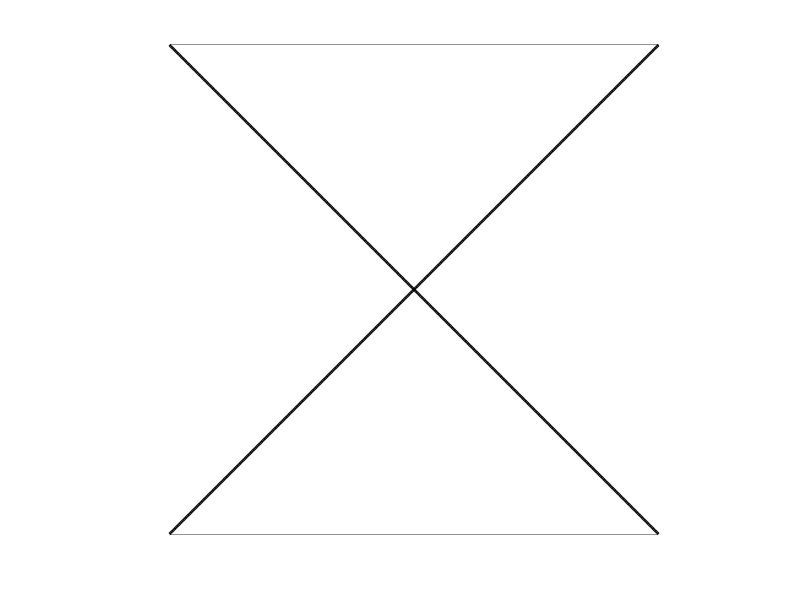

Write MATLAB code to recreate this figure. (Note: this script raises an error after producing the figure.)
% Extra material for the paper
% General construction and classes of explicit L1-optimal couplings
% by G. Puccetti ane L. Rüschendorf

% This code approximates the trasportation cost given by the coupling described
% in the paper in the case B in Table 6.1,

% The parameters of the following code are calibrated to the specific case
% Code might not properly work and might require adjustements if applied to a different example

% auxiliary files needed: condition2.m /condition3.m /condition4.m

%this version seems to be obsolete and replaced by new_unbounded_case

%results
%0.748175684240197 with M=4 and resol=500 points

clear;

%%% NUMBER OF TRANSPORTATION RAYS (the more the rays the more accurate
%%% the final estimate the more time consuming the code)

%resol=number of transportation rays and resolution of the integration grid
resol=500;
% Gaussian distribution will be restricted to [0,M]^2
M=4;
%%% INPUTS: COVARIANCE MATRICES of the two Gaussian measures %%%
%   (mean vectors are assumed to be null)
mux = [0 0];
muy = [0 0];
global xdiag SX SY sx sy d1 d2 int1 int2 s1 s0 delta1 delta2;
%upperbound for numerical integrals 
MMM=10;
%covariance matrix of X,Y. They must be invertible.
SX = [1 -0.4; -0.4 1];
SY = [1 0.8; 0.8 1];
%determinants of covariance matrices
dx=det(SX);
dy=det(SY);
%check that the two covariance matrices imply reduced measures with
%unbounded domains
if prod(eig(inv(SY)-inv(SX)))>=0
error('Covariance matrices correspond to the bounded case. Please use the other code Gaussain_ bounded_case.');
      return;
end
%Compute the rotation which is necessary to 
%make the domains A and B of the reduced densities symmetric wrt 
%to the sectors 
V=(SX(2,2)-SX(1,1))/dx-(SY(2,2)-SY(1,1))/dy;
W=SY(1,2)/dy-SX(1,2)/dx;
%varrho=rotation angle (if angle is 0 no rotation is needed)
varrho=atan(V/2/W)/2;
%definition of rotation matrix
D=[cos(varrho) -sin(varrho); sin(varrho) cos(varrho)];
%new covariance matrices after rotation
SX=D*SX*transpose(D);
SY=D*SY*transpose(D);
%correlation parameters to be used in the density formulas
sx=SX(1,2)/sqrt(SX(1,1)*SX(2,2));
sy=SY(1,2)/sqrt(SY(1,1)*SY(2,2));

%%% %%% %%% PLOT OF THE DOMAIN OF THE REDUCED DENSITIES %%% %%% %%% %%% 
%grid parameter
NN=400;
u=linspace(-M,M,NN);
v=linspace(-M,M,NN);
fun=zeros([NN NN]);
%ddif=difference between the densities of the two original distributions
ddif= @(x,y) max(0,(mvnpdf([x,y],[],SX)-mvnpdf([x,y],[],SY)));
for i=1:NN
    for j=1:NN
    x=u(i);
    y=v(j);
    fun(i,j) =ddif(x,y);
    if fun(i,j)>0
        fun(i,j)=200;
    end
    if fun(i,j)==0
        fun(i,j)=500;
    end
    end
end
figure(1);
plot(30:30, 'k.-','MarkerSize',5), axis([-M M -M M]);
hold on
image([-M,M],[-M,M],fun)
colormap gray
% plot the two diagonals
hold on
plot(u,u,'k','LineWidth',2)
hold on
plot(u,-u,'k','LineWidth',2)
xticks([]);
yticks([]);
axis square
hold on;
%%% %%% %%% %%% %%% %%% %%% %%% %%% %%% %%% %%% %%% %%% %%% %%% %%% %%%

%%% %%% %%% %%% TRANSPORTATION RAYS AND TOTAL COST %%% %%% %%% %%% %%% %%% %%% 

% Optimal transportation rays are identified by dividing sector S1 
% into many slices so that each slice has the same probability according to
% the two (reduced) measures
 
% identification of one point on the main diagonal (x,x)
% between epsilon and M (choosing epsilon=0 might cause singularities)
epsilon=0.008; 
%rays starting points on the main diagonal
xt=linspace(epsilon,M-epsilon,resol);
deltaxt=xt(2)-xt(1);
%auxiliary vectors/parameters
dir1=linspace(0,0,resol);
dir2=linspace(0,0,resol);
slope=linspace(0,0,resol);
upp=linspace(0,0,resol);
ddd=linspace(0,0,resol);
cost=zeros((resol-1),(resol-1));

%bounds on the optimal direction angle of the ray starting from (x,x)
eps=0.00000001;
lowerbound=5/4*pi+eps;
upperbound=7/4*pi-eps;
%first we find all optimal directions corresponding to each slice (and each
%xdiag)

% for t=11:11
%     xdiag=xt(t);
% xtt=linspace(lowerbound,upperbound,100);
% xzt=linspace(0,0,100);
% yzt=linspace(0,0,100);
% for i=1:100
%     yzt(i)=condition2(xtt(i));
% end
% plot(xtt,yzt,xtt,xzt);
% hold on;
% end

for t=1:resol
    t
%starting point on the main diagonal
xdiag=xt(t);
%lowerbound=5/4*pi+eps;
%upperbound=7/4*pi-eps;
%we check whether root is between lowerbound and upperbound
%if condition2(lowerbound)*condition2(upperbound)<0

%computation of direction of optimal transport
rho_0=fzero(@condition2,[lowerbound,upperbound]);
%else
    %eps=0.0000001
    %lowerbound=5/4*pi+eps;
%upperbound=7/4*pi-eps;
%rho_0=fzero(@condition2,[lowerbound,upperbound]);
%otherwise we change the bounds
% lowerbound=7/4*pi+eps;
% upperbound=9/4*pi-eps;
% rho_0=fzero(@condition2,[lowerbound,upperbound]);
%rho_0=fzero(@condition2,7/4*pi+eps);
%end
dir1(t)=cos(rho_0);
dir2(t)=sin(rho_0);
upp(t)=-2*xdiag/(dir1(t)+dir2(t));
%compute new lowerbound for next iteration
%y=xdiag-2*xdiag*dir1(t)/(dir1(t)+dir2(t));
%ang=atan((-y-xt(t+1))/(y-xt(t+1)));
%lowerbound=(ang>0)*(ang+pi)+(ang<0)*(ang+2*pi)
end
%max values of all upp (for defintiion of  the second coordinate of trapz grid)
%mupp=max(upp);

%%%% OPTIONAL: PLOT OPTIMAL TRANSPORTATION RAY AND SHOW
%%%% THAT NECESSARY CONDITION IS SATISFIED IN THE LIMIT OF RESOL->INF
s0b=linspace(0,0,(resol-1));
%calculation of s_0 boundary points for each point chosen on the diagonal
for t=1:(resol-1)
%point on the upper diagonal
xdiag=xt(t);
%recall directions
d1=dir1(t);
d2=dir2(t);
%calculation of boundary point s_0
s0b(t)=fzero(@condition3,[0,MMM]);
plot(xdiag+s0b(t)*d1,xdiag+s0b(t)*d2,'ko');
end
s0max=max(s0b);
figure(1);
for t=1:(resol-1)
%print t to know code advance
t
%point on the upper diagonal
xdiag=xt(t);
%recall optimal directions previously computed
d1=dir1(t);
d2=dir2(t);
%discrete derivative of the two directions in t
delta1=(dir1(t+1)-dir1(t))/deltaxt;
delta2=(dir2(t+1)-dir2(t))/deltaxt;
upp=-2*xdiag/(d1+d2);
%functions for conditional densities
f1 = @(u) (abs(d2-d1+u*(delta1*d2-delta2*d1)).*(1/(2*pi*sqrt(SX(1,1)*SX(2,2)*(1-sx^2)))).*(exp((-1/(2*(1-sx^2))).*((xdiag+u.*d1).^2/SX(1,1)+(xdiag+u.*d2).^2/SX(2,2)-2.*sx.*((xdiag+u.*d1)/sqrt(SX(1,1))).*((xdiag+u.*d2)/sqrt(SX(2,2)))))));
f2 = @(u) (abs(d2-d1+u*(delta1*d2-delta2*d1)).*(1/(2*pi*sqrt(SY(1,1)*SY(2,2)*(1-sy^2)))).*(exp((-1/(2*(1-sy^2))).*((xdiag+u.*d1).^2/SY(1,1)+(xdiag+u.*d2).^2/SY(2,2)-2.*sy.*((xdiag+u.*d1)/sqrt(SY(1,1))).*((xdiag+u.*d2)/sqrt(SY(2,2)))))));
%densities of the two measures
den1 = @(u) (1/(2*pi*sqrt(SX(1,1)*SX(2,2)*(1-sx^2)))).*(exp((-1/(2*(1-sx^2))).*((xdiag+u.*d1).^2/SX(1,1)+(xdiag+u.*d2).^2/SX(2,2)-2.*sx.*((xdiag+u.*d1)/sqrt(SX(1,1))).*((xdiag+u.*d2)/sqrt(SX(2,2))))));
den2 = @(u) (1/(2*pi*sqrt(SY(1,1)*SY(2,2)*(1-sy^2)))).*(exp((-1/(2*(1-sy^2))).*((xdiag+u.*d1).^2/SY(1,1)+(xdiag+u.*d2).^2/SY(2,2)-2.*sy.*((xdiag+u.*d1)/sqrt(SY(1,1))).*((xdiag+u.*d2)/sqrt(SY(2,2))))));
%densities of the two reduced measures
den1r = @(u) max((den1(u)-den2(u)),0);
den2r = @(u) max((den2(u)-den1(u)),0);
%conditional densities for the reduced measures
g1 = @(u) max((f1(u)-f2(u)),0);
g2 = @(u) max((f2(u)-f1(u)),0);
%corresponding integrals and their difference 
int1 = integral(g1,0,upp);
int2 = integral(g2,0,upp);
%check of necessary condition; this has to go to zero as resol->Inf
ddd(t)=int1-int2;
%plot slices on the above produced plot
tseq=linspace(0,upp,resol);
xp=linspace(0,0,resol);
yp=linspace(0,0,resol);
for i=1:resol
xp(i)=xdiag+tseq(i)*d1;
yp(i)=xdiag+tseq(i)*d2;
end
hold on;
plot(xp,yp,'k','LineWidth',2)
axis square;
hold on;
vseq=linspace(0,s0max+1,(resol-1));
%recall s0 value
s0=s0b(t);
%computation of transportation cost for each value of the vector vseq
for tt=1:(resol-1)
%fixed s1 on such grid
s1=vseq(tt);
if s1<s0 
%if condition is satisfied s1 is moved to s2 by quantile coupling OW it is
%not moved
%xp=xdiag+vseq(tt)*d1;
%yp=xdiag+vseq(tt)*d2;
%plot(xp,yp,'ko','LineWidth',2);
s2=fzero(@condition4,[s0,upp]);
%associated cost is abs(s2-s1)
%point under consideration
%coordx(tt,t)=xdiag+s1*d1;
%coordy(tt,t)=xdiag+s1*d2;
%cost of the transport multiplied by reduced density
cost(tt,t)=abs(s2-s1)*g2(s1);
end
end
end

hold off;
figure;
%OPTIIONAL: check that necessary condition is going to zero when resol->Inf
plot(xt,ddd); 
%drop last coordinate of xt which is not used in the cost function
xt(end)=[];
%trapezoidal integration of the cost over the grid provides the final
%estimate of cost of quantile coupling multiplied by four (symmetric sectors)
format long
4*trapz(vseq,trapz(xt,cost,2))
